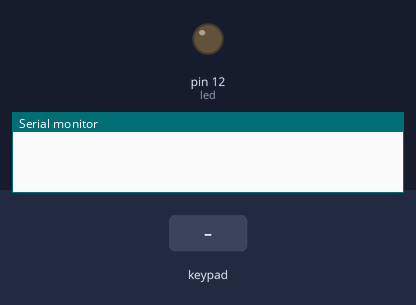
Simulated run of this sketch. Board: Arduino Uno, built with avr-gcc and run on an emulated ATmega328P. Parts: output pins drawn as LEDs (lit = HIGH), the last lines printed to the serial monitor. The inputs (shaded band) are chosen by the test bench.

Above: at 1.2 s.
1.3 s: keypad keys 1 2 3 4 pressed 0.4 s apart
At 3.5 s:
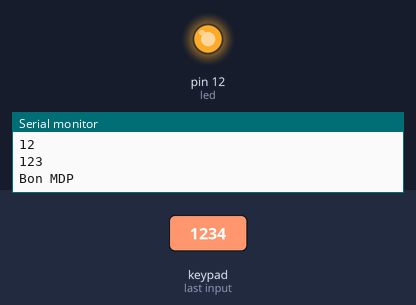
4.4 s: key 'A' pressed
5.9 s: key 'B' pressed
7.4 s: keypad keys 1 2 3 4 # pressed 0.4 s apart
10.9 s: key '*' pressed
12.4 s: keypad keys 1 2 3 4 * pressed 0.4 s apart
Timing chart, 0 to 15.4 s (numbered marks = the images above; inputs shaded):
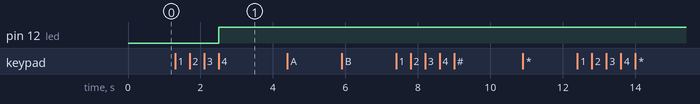

Measured:
- after the input at 1.3 s, pin 12 (led): LOW → HIGH after 1.2 s

The sketch:

Keypad_mot_de_passe.ino
```cpp
#include <Keypad.h>

const byte lignes = 4; //4 lignes
const byte colonnes = 4; //4 colonnes

//Définir les symboles par lignes et colonnes
char touches[lignes][colonnes] = {
  {'1', '2', '3', 'A'},
  {'4', '5', '6', 'B'},
  {'7', '8', '9', 'C'},
  {'*', '0', '#', 'D'}
};
byte pinsLignes[lignes] = {9, 8, 7, 6}; //Pins auquels sont connectés les lignes
byte pinsColonnes[colonnes] = {5, 4, 3, 2}; //Pins auquels sont connectés les colonnes

//initialisation d'un keypad
Keypad monKeypad = Keypad(makeKeymap(touches), pinsLignes , pinsColonnes, lignes, colonnes);

/************************************************************************/

String essai;  //Ce qu'on va taper
String MDP = "1234"; // Le mot de passe

int led = 12;
boolean etat = LOW; //État de la led

void setup() {
  Serial.begin(9600);
  pinMode(led,OUTPUT);
}

void loop() {
  digitalWrite(led,etat);

  char appui = monKeypad.getKey(); //On stock ce qui est appuyé

  if (appui) {

    essai = essai + appui; // On ajoute le caractère appuyé à notre essai

    if (appui == 'C') { // Si on tape C, on supprime notre essai
      essai = "";
    }

    if (essai == MDP) { //Si c'est le bon MDP
      Serial.println("Bon MDP");
      etat = !etat; //On change l'état de la led
      essai = ""; // On supprime notre essai
    }

    Serial.println(essai); // On affiche notre essai
  }
}
```
